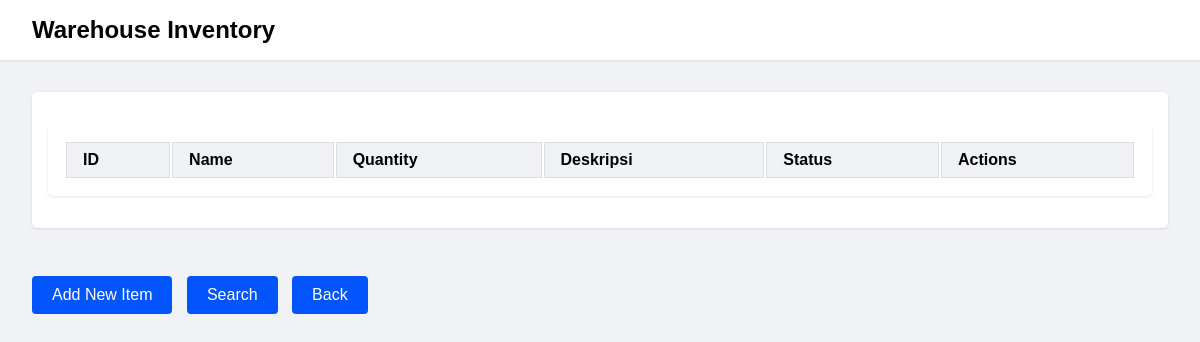
The page /show on the database as committed earlier.
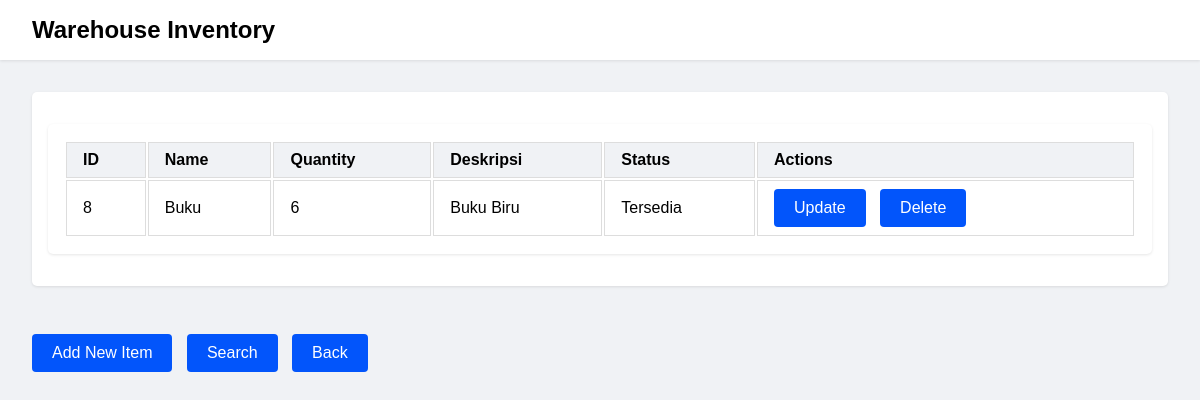
The same page on the database as committed later.
### tables this page shows
CREATE TABLE items
                      (id INTEGER PRIMARY KEY AUTOINCREMENT,
                      name TEXT NOT NULL,
                      quantity INTEGER NOT NULL,
                   description TEXT,
                   status TEXT
                   );

### app.py (the view)
@app.route('/show')
def show_items():
    conn = create_connection()
    cursor = conn.cursor()
    cursor.execute('SELECT * FROM items')
    items = cursor.fetchall()
    conn.close()
    return render_template('show_items.html', items=items)

### app.py (called while the page is built)
def create_connection():
    conn = sqlite3.connect('database.db')
    return conn

### templates/show_items.html (shortened to what this page needs)
<!DOCTYPE html>
<html lang="en">
<head>
  <link rel="stylesheet" href="{{ url_for('static', filename='style.css') }}">
</head>
<body>
  <div class="container">
    <div class="header">
      <h1>Warehouse Inventory</h1>
    </div>
    <div class="main-content">
      <div class="card">
        <div class="table-container">
          <table style="width:100%">
            <thead>
              <tr>
                <th>ID</th>
                <th>Name</th>
                <th>Quantity</th>
                <th>Deskripsi</th>
                <th>Status</th>
                <th>Actions</th>
              </tr>
            </thead>
            <tbody>
              {% for item in items %}
                <tr>
                  <td>{{ item[0] }}</td>
                  <td>{{ item[1] }}</td>
                  <td>{{ item[2] }}</td>
                  <td>{{ item[3] }}</td>
                  <td>{{ item[4] }}</td>
                  <td>
                    <a href="{{ url_for('update_item', id=item[0]) }}" class="button">Update</a>
                    <a href="{{ url_for('delete_item', id=item[0]) }}" onclick="return confirm('Apakah Anda yakin ingin menghapus barang ini?');" class="button">Delete</a>
                  </td>
                </tr>
              {% endfor %}
            </tbody>
          </table>
        </div>
      </div>
    </div>
    <div class="button-container">
      <div class="card" style="padding-left: 2rem;">
        <a href="{{ url_for('add_item') }}" class="button">Add New Item</a>
        <a href="{{ url_for('search') }}" class="button">Search</a>
        <a href="{{ url_for('home') }}" class="button">Back</a>
      </div>
    </div>
  </div>
</body>
</html>

### static/style.css (style rules this page uses)
body { font-family: sans-serif; margin: 0; padding: 0; display: auto; min-height: 100vh; background-color: #f0f2f5; }
.header { display: flex; justify-content: space-between; align-items: center; padding: 1rem 2rem; background-color: #fff; box-shadow: 0 1px 3px rgba(0, 0, 0, 0.1); }
.header h1 { font-size: 1.5rem; margin: 0; }
.main-content { flex: 1; padding: 2rem; }
.main-content .card { background-color: #fff; padding: 1rem; border-radius: 5px; box-shadow: 0 1px 3px rgba(0, 0, 0, 0.1); margin-bottom: 1rem; }
.button { display: inline-block; background-color: #0255FB; color: #fff; padding: 10px 20px; text-align: center; text-decoration: none; border: none; border-radius: 4px; margin-right: 10px; transition: background-color 0.3s ease; cursor: pointer; }
.table-container { display: flex; justify-content: center; align-items: center; padding: 1rem; background-color: #fff; border-radius: 5px; box-shadow: 0 1px 3px rgba(0, 0, 0, 0.1); margin: 1rem auto; display: auto; overflow: hidden; overflow-x: auto; }
th, td { padding: 0.5rem 1rem; border: 1px solid #ddd; text-align: left; }
th { background-color: #f0f2f5; font-weight: bold; }

Rows that differ between the two databases and show on the page:
added items: id "8", name "Buku", quantity "6", description "Buku Biru", status "Tersedia"
